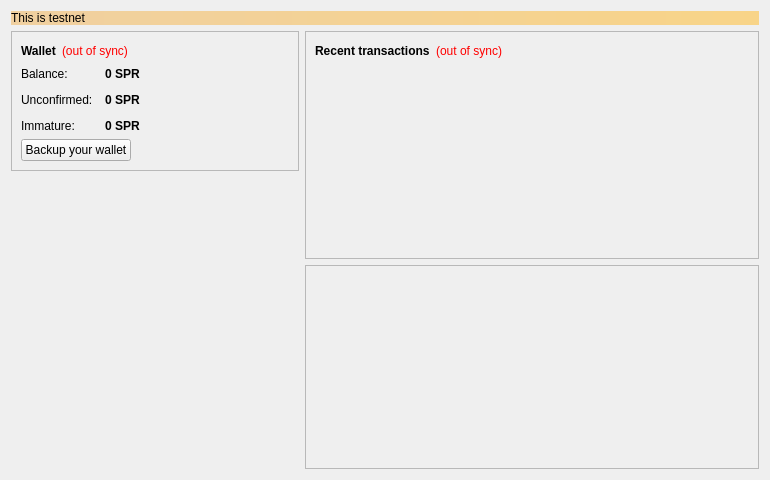
<?xml version="1.0" encoding="UTF-8"?>
<ui version="4.0">
 <class>OverviewPage</class>
 <widget class="QWidget" name="OverviewPage">
  <property name="geometry">
   <rect>
    <x>0</x>
    <y>0</y>
    <width>770</width>
    <height>480</height>
   </rect>
  </property>
  <property name="minimumSize">
   <size>
    <width>770</width>
    <height>480</height>
   </size>
  </property>
  <property name="windowTitle">
   <string>Form</string>
  </property>
  <layout class="QVBoxLayout" name="topLayout">
   <item>
    <widget class="QLabel" name="labelAlerts">
     <property name="visible">
      <bool>false</bool>
     </property>
     <property name="styleSheet">
      <string notr="true">background-color: qlineargradient(x1: 0, y1: 0, x2: 1, y2: 0, stop:0 #F0D0A0, stop:1 #F8D488); color:#000000;</string>
     </property>
     <property name="text">
      <string>This is testnet</string>
     </property>
     <property name="wordWrap">
      <bool>true</bool>
     </property>
     <property name="margin">
      <number>3</number>
     </property>
    </widget>
   </item>
   <item>
    <layout class="QHBoxLayout" name="horizontalLayout" stretch="1,1">
     <item>
      <layout class="QVBoxLayout" name="verticalLayout_2">
       <item>
        <widget class="QFrame" name="frame">
         <property name="frameShape">
          <enum>QFrame::StyledPanel</enum>
         </property>
         <property name="frameShadow">
          <enum>QFrame::Raised</enum>
         </property>
         <layout class="QVBoxLayout" name="verticalLayout_4">
          <item>
           <layout class="QHBoxLayout" name="horizontalLayout_4">
            <item>
             <widget class="QLabel" name="label_5">
              <property name="font">
               <font>
                <weight>75</weight>
                <bold>true</bold>
               </font>
              </property>
              <property name="text">
               <string>Wallet</string>
              </property>
             </widget>
            </item>
            <item>
             <widget class="QLabel" name="labelWalletStatus">
              <property name="toolTip">
               <string>The displayed information may be out of date. Your wallet automatically synchronizes with the SpreadCoin network after a connection is established, but this process has not completed yet.</string>
              </property>
              <property name="styleSheet">
               <string notr="true">QLabel { color: red; }</string>
              </property>
              <property name="text">
               <string notr="true">(out of sync)</string>
              </property>
              <property name="alignment">
               <set>Qt::AlignLeading|Qt::AlignLeft|Qt::AlignVCenter</set>
              </property>
             </widget>
            </item>
            <item>
             <spacer name="horizontalSpacer_2">
              <property name="orientation">
               <enum>Qt::Horizontal</enum>
              </property>
              <property name="sizeHint" stdset="0">
               <size>
                <width>40</width>
                <height>20</height>
               </size>
              </property>
             </spacer>
            </item>
           </layout>
          </item>
          <item>
           <layout class="QFormLayout" name="formLayout_2">
            <property name="fieldGrowthPolicy">
             <enum>QFormLayout::AllNonFixedFieldsGrow</enum>
            </property>
            <property name="horizontalSpacing">
             <number>12</number>
            </property>
            <property name="verticalSpacing">
             <number>12</number>
            </property>
            <item row="0" column="0">
             <widget class="QLabel" name="label">
              <property name="text">
               <string>Balance:</string>
              </property>
             </widget>
            </item>
            <item row="0" column="1">
             <widget class="QLabel" name="labelBalance">
              <property name="font">
               <font>
                <weight>75</weight>
                <bold>true</bold>
               </font>
              </property>
              <property name="cursor">
               <cursorShape>IBeamCursor</cursorShape>
              </property>
              <property name="toolTip">
               <string>Your current balance</string>
              </property>
              <property name="text">
               <string notr="true">0 SPR</string>
              </property>
              <property name="textInteractionFlags">
               <set>Qt::LinksAccessibleByMouse|Qt::TextSelectableByKeyboard|Qt::TextSelectableByMouse</set>
              </property>
             </widget>
            </item>
            <item row="1" column="0">
             <widget class="QLabel" name="label_3">
              <property name="text">
               <string>Unconfirmed:</string>
              </property>
             </widget>
            </item>
            <item row="1" column="1">
             <widget class="QLabel" name="labelUnconfirmed">
              <property name="font">
               <font>
                <weight>75</weight>
                <bold>true</bold>
               </font>
              </property>
              <property name="cursor">
               <cursorShape>IBeamCursor</cursorShape>
              </property>
              <property name="toolTip">
               <string>Total of transactions that have yet to be confirmed, and do not yet count toward the current balance</string>
              </property>
              <property name="text">
               <string notr="true">0 SPR</string>
              </property>
              <property name="textInteractionFlags">
               <set>Qt::LinksAccessibleByMouse|Qt::TextSelectableByKeyboard|Qt::TextSelectableByMouse</set>
              </property>
             </widget>
            </item>
            <item row="2" column="0">
             <widget class="QLabel" name="labelImmatureText">
              <property name="text">
               <string>Immature:</string>
              </property>
             </widget>
            </item>
            <item row="2" column="1">
             <widget class="QLabel" name="labelImmature">
              <property name="font">
               <font>
                <weight>75</weight>
                <bold>true</bold>
               </font>
              </property>
              <property name="toolTip">
               <string>Mined balance that has not yet matured</string>
              </property>
              <property name="text">
               <string notr="true">0 SPR</string>
              </property>
              <property name="textInteractionFlags">
               <set>Qt::LinksAccessibleByMouse|Qt::TextSelectableByKeyboard|Qt::TextSelectableByMouse</set>
              </property>
             </widget>
            </item>
           </layout>
          </item>
          <item>
           <layout class="QHBoxLayout" name="horizontalLayout_5">
            <item>
             <widget class="QPushButton" name="pushWalletBackup">
              <property name="text">
               <string>Backup your wallet</string>
              </property>
             </widget>
            </item>
            <item>
             <spacer name="horizontalSpacer_4">
              <property name="orientation">
               <enum>Qt::Horizontal</enum>
              </property>
              <property name="sizeHint" stdset="0">
               <size>
                <width>40</width>
                <height>20</height>
               </size>
              </property>
             </spacer>
            </item>
           </layout>
          </item>
         </layout>
        </widget>
       </item>
       <item>
        <spacer name="verticalSpacer_2">
         <property name="orientation">
          <enum>Qt::Vertical</enum>
         </property>
         <property name="sizeHint" stdset="0">
          <size>
           <width>20</width>
           <height>40</height>
          </size>
         </property>
        </spacer>
       </item>
       <item>
        <widget class="QLabel" name="label_wallet_bgcoin">
         <property name="sizePolicy">
          <sizepolicy hsizetype="Preferred" vsizetype="Preferred">
           <horstretch>0</horstretch>
           <verstretch>0</verstretch>
          </sizepolicy>
         </property>
         <property name="minimumSize">
          <size>
           <width>0</width>
           <height>256</height>
          </size>
         </property>
         <property name="text">
          <string/>
         </property>
         <property name="pixmap">
          <pixmap resource="../bitcoin.qrc">:/icons/bitcoin</pixmap>
         </property>
         <property name="scaledContents">
          <bool>false</bool>
         </property>
         <property name="alignment">
          <set>Qt::AlignCenter</set>
         </property>
         <property name="margin">
          <number>-2</number>
         </property>
        </widget>
       </item>
       <item>
        <spacer name="verticalSpacer">
         <property name="orientation">
          <enum>Qt::Vertical</enum>
         </property>
         <property name="sizeType">
          <enum>QSizePolicy::Expanding</enum>
         </property>
         <property name="sizeHint" stdset="0">
          <size>
           <width>20</width>
           <height>40</height>
          </size>
         </property>
        </spacer>
       </item>
       <item>
        <widget class="QLabel" name="label_6">
         <property name="text">
          <string/>
         </property>
        </widget>
       </item>
      </layout>
     </item>
     <item>
      <layout class="QVBoxLayout" name="verticalLayout_3">
       <item>
        <widget class="QFrame" name="frame_2">
         <property name="frameShape">
          <enum>QFrame::StyledPanel</enum>
         </property>
         <property name="frameShadow">
          <enum>QFrame::Raised</enum>
         </property>
         <layout class="QVBoxLayout" name="verticalLayout">
          <item>
           <layout class="QHBoxLayout" name="horizontalLayout_2">
            <item>
             <widget class="QLabel" name="label_4">
              <property name="text">
               <string>&lt;b&gt;Recent transactions&lt;/b&gt;</string>
              </property>
             </widget>
            </item>
            <item>
             <widget class="QLabel" name="labelTransactionsStatus">
              <property name="toolTip">
               <string>The displayed information may be out of date. Your wallet automatically synchronizes with the SpreadCoin network after a connection is established, but this process has not completed yet.</string>
              </property>
              <property name="styleSheet">
               <string notr="true">QLabel { color: red; }</string>
              </property>
              <property name="text">
               <string notr="true">(out of sync)</string>
              </property>
              <property name="alignment">
               <set>Qt::AlignRight|Qt::AlignTrailing|Qt::AlignVCenter</set>
              </property>
             </widget>
            </item>
            <item>
             <spacer name="horizontalSpacer">
              <property name="orientation">
               <enum>Qt::Horizontal</enum>
              </property>
              <property name="sizeHint" stdset="0">
               <size>
                <width>40</width>
                <height>20</height>
               </size>
              </property>
             </spacer>
            </item>
           </layout>
          </item>
          <item>
           <widget class="QListView" name="listTransactions">
            <property name="styleSheet">
             <string notr="true">QListView { background: transparent; }</string>
            </property>
            <property name="frameShape">
             <enum>QFrame::NoFrame</enum>
            </property>
            <property name="verticalScrollBarPolicy">
             <enum>Qt::ScrollBarAlwaysOff</enum>
            </property>
            <property name="horizontalScrollBarPolicy">
             <enum>Qt::ScrollBarAlwaysOff</enum>
            </property>
            <property name="selectionMode">
             <enum>QAbstractItemView::NoSelection</enum>
            </property>
           </widget>
          </item>
         </layout>
        </widget>
       </item>
       <item>
        <widget class="QFrame" name="diffplotframe">
         <property name="frameShape">
          <enum>QFrame::StyledPanel</enum>
         </property>
         <property name="frameShadow">
          <enum>QFrame::Raised</enum>
         </property>
         <layout class="QVBoxLayout" name="verticalLayout_31">
          <property name="leftMargin">
           <number>1</number>
          </property>
          <property name="topMargin">
           <number>1</number>
          </property>
          <property name="rightMargin">
           <number>1</number>
          </property>
          <property name="bottomMargin">
           <number>1</number>
          </property>
          <item>
           <layout class="QHBoxLayout" name="horizontalLayout_3">
            <item>
             <widget class="QCustomPlot" name="diffplot" native="true">
              <property name="minimumSize">
               <size>
                <width>450</width>
                <height>200</height>
               </size>
              </property>
             </widget>
            </item>
           </layout>
          </item>
         </layout>
        </widget>
       </item>
      </layout>
     </item>
    </layout>
   </item>
  </layout>
 </widget>
 <customwidgets>
  <customwidget>
   <class>QCustomPlot</class>
   <extends>QWidget</extends>
   <header>qt/qcustomplot.h</header>
   <container>1</container>
  </customwidget>
 </customwidgets>
 <resources>
  <include location="../bitcoin.qrc"/>
 </resources>
 <connections/>
</ui>
